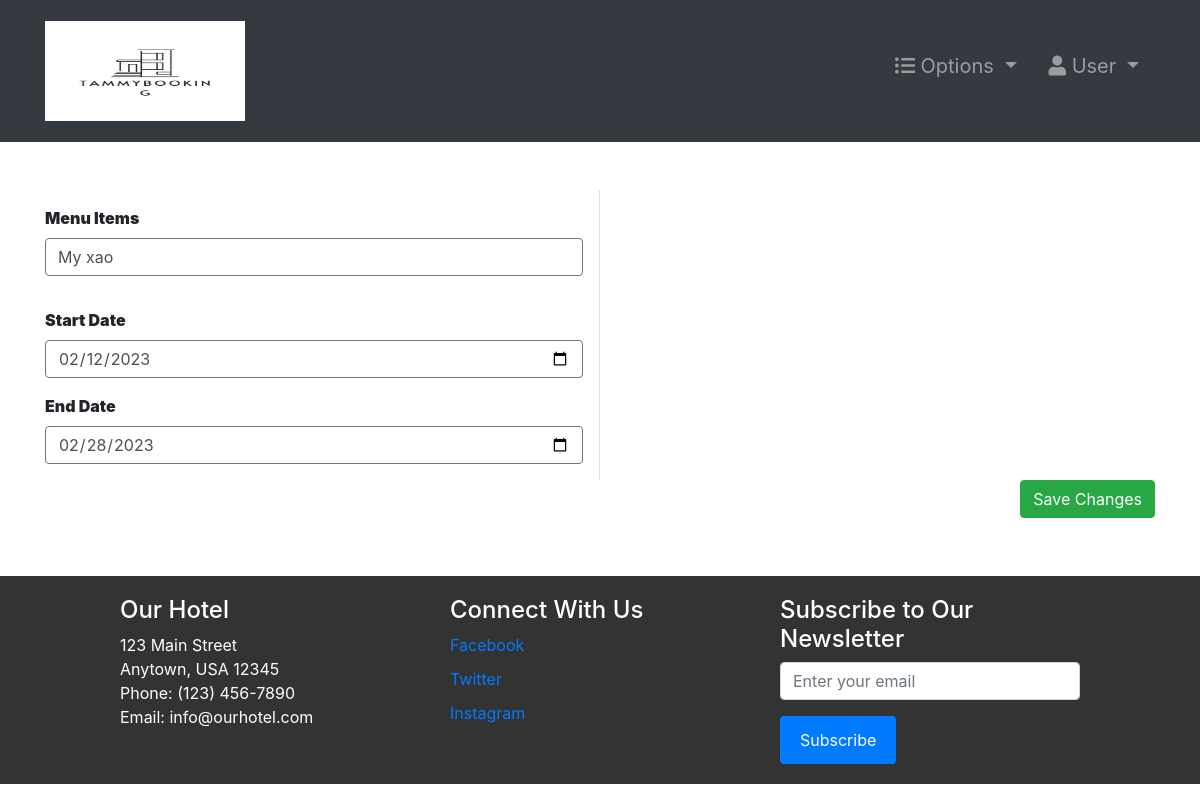
Screenshot of /food-menu/1/ (signed in) with the database file from the repository.
### hotel/models.py (models this page shows, shortened)
class FoodMenu(models.Model):
    startDate = models.DateField()
    endDate = models.DateField()
    menuItems = models.TextField()

### hotel/views.py (the view)
# urls.py: path('food-menu/<str:pk>/', food_menu_edit, name="food-menu-edit"),
@login_required(login_url='login')
def food_menu_edit(request, pk):
    role = str(request.user.groups.all()[0])
    path = role + "/"
    print(request.POST)
    food_menu = FoodMenu.objects.get(pk=pk)
    form1 = editFoodMenu(request.POST, instance=food_menu)
    if request.method == "POST":
        if form1.is_valid():
            form1.save()
            return redirect("food-menu")
    context = {
        "role": role,
        'food_menu': food_menu
    }
    return render(request, path + "food-menu-edit.html", context)

### Templates/staff/food-menu-edit.html
{% extends '../index.html' %}
{% block context %}
{% include '../common_pages/food-menu-edit.html' %}
{% endblock %}

### Templates/common_pages/food-menu-edit.html (shortened to what this page needs)
<div class="container clear-fix">
    <form action="" method="POST">
        <div class="row mt-5 clear-fix">
            <div class="col-6 pr-3 border-right">
                <div class="form-group pt-3">
                    <label for="menu_items"><b>Menu Items</b></label>
                    <input type="text" class="form-control border border-secondary" id="id_menu_items"
                        value="{{food_menu.menuItems}}" name="menuItems">
                </div>
                <div class="form-group pt-3">
                    <label for="start_date"><b>Start Date</b></label>
                    <input type="date" class="form-control border border-secondary" id="id_start_date" name="startDate"
                        value="{{food_menu.startDate|date:'Y-m-d'}}">
                </div>
                <div class="form-group">
                    <label for="end_date"><b>End Date</b></label>
                    <input type="date" class="form-control border border-secondary" id="id_endDate"
                        value="{{food_menu.endDate|date:'Y-m-d'}}" name="endDate">
                </div>
            </div>
        </div>
        <div class="clear-fix mb-5 pb-5">
            <button type="submit" name="submit" class="btn btn-success float-right">Save Changes</button>
        </div>
    </form>
</div>

### static/css/style.css (style rules this page uses)
* { margin: 0; padding: 0; -webkit-font-smoothing: antialiased; box-sizing: border-box; }

### static/css/main.css (style rules this page uses)
* { margin: 0; padding: 0; -webkit-font-smoothing: antialiased; }
body { position: relative; }

### static/css/form.css (style rules this page uses)
.form-container input[type=submit] , .btn-primary, button { background-color: #4CAF50; color: white; padding: 12px 20px; border: none; border-radius: 4px; cursor: pointer; }
.form-group { margin-bottom: 1rem; }
label { display: block; font-weight: bold; }
input[type="text"], input[type="number"] { width: 100%; padding: 0.375rem 0.75rem; font-size: 1rem; line-height: 1.5; color: #495057; background-color: #fff; background-clip: padding-box; border: 1px solid #ced4da; border-radius: 0.25rem; transition: border-color 0.15s ease-in-out, box-shadow 0.15s ease-in-out; }

### rows the page displays
FoodMenu: menuItems "My xao", startDate "02/12/2023", endDate "02/28/2023"
